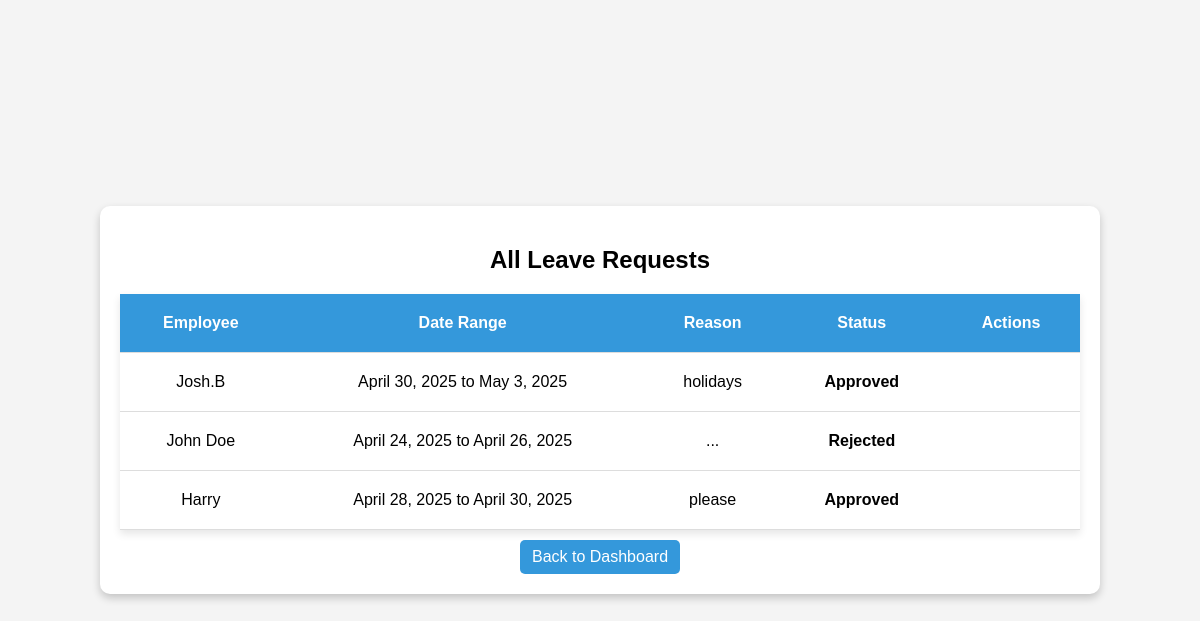
The page /leave/requests/ on the database as committed earlier.
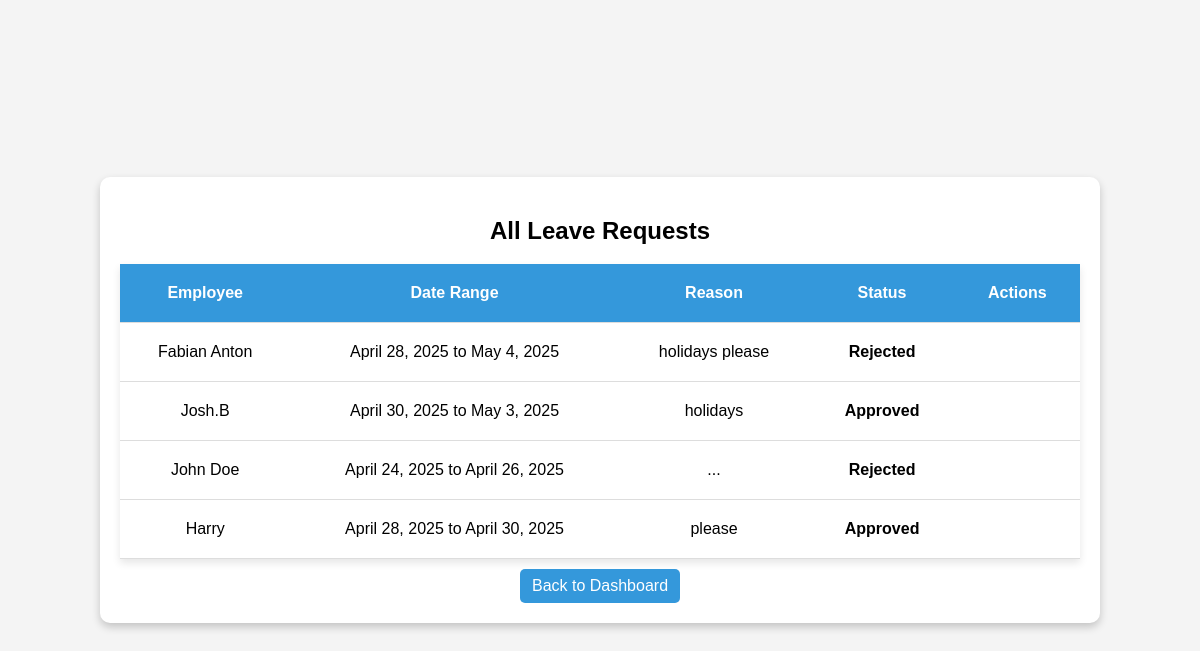
The same page on the database as committed later.
### employees/models.py (models this page shows, shortened)
class LeaveRequest(models.Model):
    STATUS_CHOICES = [
        ('Pending', 'Pending'),
        ('Approved', 'Approved'),
        ('Rejected', 'Rejected'),
    ]
    employee = models.ForeignKey(
        Employee,
        on_delete=models.CASCADE,
        related_name='leave_requests'
    )
    start_date = models.DateField()
    end_date = models.DateField()
    reason = models.TextField()
    status = models.CharField(max_length=10, choices=STATUS_CHOICES, default='Pending')
    requested_at = models.DateTimeField(default=timezone.now)
    seen_by_manager = models.BooleanField(default=False)
    seen_by_employee = models.BooleanField(default=False)

class Employee(AbstractBaseUser):
    employee_id = models.CharField(max_length=6, unique=True)
    name = models.CharField(max_length=100)
    passcode = models.CharField(max_length=6)
    department = models.ForeignKey(
        Department,
        on_delete=models.CASCADE,
        related_name='employees',
        null=False,
        default=""
    )
    is_manager = models.BooleanField(default=False)
    archived = models.BooleanField(default=False)
    archive_date = models.DateTimeField(null=True, blank=True)
    profile_picture = models.ImageField(
        upload_to='profile_pictures/',
        blank=True,
        null=True,
        default='profile_pictures/default.jpg'
    )
    objects = EmployeeManager()
    USERNAME_FIELD = 'employee_id'
    REQUIRED_FIELDS = ['name']

### employees/views.py (the view)
# urls.py: path('leave/requests/', views.view_leave_requests, name='view_leave_requests'),
def view_leave_requests(request):
    requests = LeaveRequest.objects.select_related('employee').order_by('-requested_at')
    return render(request, 'employees/view_leave_requests.html', {'leave_requests': requests})

### employees/templates/employees/view_leave_requests.html (shortened to what this page needs)
<!DOCTYPE html>
<html lang="en">
<head>
</head>
<body>
    <div class="container">
        <h2>All Leave Requests</h2>
        <table>
            <tr>
                <th>Employee</th>
                <th>Date Range</th>
                <th>Reason</th>
                <th>Status</th>
                <th>Actions</th>
            </tr>
            {% for request in leave_requests %}
            <tr>
                <td>{{ request.employee.name }}</td>
                <td>{{ request.start_date }} to {{ request.end_date }}</td>
                <td>{{ request.reason }}</td>
                <td class="status">{{ request.status }}</td>
                <td>
                </td>
            </tr>
            {% endfor %}
        </table>
        <a href="{% url 'manager_dashboard' %}" class="back-btn">Back to Dashboard</a>
    </div>
</body>
</html>

Rows that differ between the two databases and show on the page:
added LeaveRequest: employee.name "Fabian Anton", start_date "April 28, 2025", end_date "May 4, 2025", reason "holidays please", status "Rejected"
